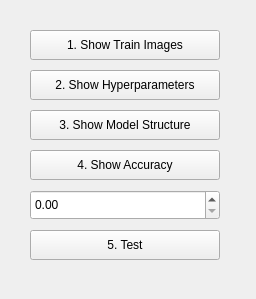
<?xml version="1.0" encoding="UTF-8"?>
<ui version="4.0">
 <class>MainWindow</class>
 <widget class="QMainWindow" name="MainWindow">
  <property name="geometry">
   <rect>
    <x>0</x>
    <y>0</y>
    <width>256</width>
    <height>299</height>
   </rect>
  </property>
  <property name="windowTitle">
   <string>MainWindow</string>
  </property>
  <widget class="QWidget" name="centralwidget">
   <widget class="QPushButton" name="BTN_SHOWIMGS">
    <property name="geometry">
     <rect>
      <x>30</x>
      <y>30</y>
      <width>190</width>
      <height>30</height>
     </rect>
    </property>
    <property name="text">
     <string>1. Show Train Images</string>
    </property>
   </widget>
   <widget class="QPushButton" name="BTN_SHOWPARA">
    <property name="geometry">
     <rect>
      <x>30</x>
      <y>70</y>
      <width>190</width>
      <height>30</height>
     </rect>
    </property>
    <property name="text">
     <string>2. Show Hyperparameters</string>
    </property>
   </widget>
   <widget class="QPushButton" name="BTN_SHOWMODEL">
    <property name="geometry">
     <rect>
      <x>30</x>
      <y>110</y>
      <width>190</width>
      <height>30</height>
     </rect>
    </property>
    <property name="text">
     <string>3. Show Model Structure</string>
    </property>
   </widget>
   <widget class="QPushButton" name="BTN_SHOWACCU">
    <property name="geometry">
     <rect>
      <x>30</x>
      <y>150</y>
      <width>190</width>
      <height>30</height>
     </rect>
    </property>
    <property name="text">
     <string>4. Show Accuracy</string>
    </property>
   </widget>
   <widget class="QDoubleSpinBox" name="doubleSpinBox">
    <property name="geometry">
     <rect>
      <x>30</x>
      <y>190</y>
      <width>190</width>
      <height>30</height>
     </rect>
    </property>
   </widget>
   <widget class="QPushButton" name="BTN_TEST">
    <property name="geometry">
     <rect>
      <x>30</x>
      <y>230</y>
      <width>190</width>
      <height>30</height>
     </rect>
    </property>
    <property name="text">
     <string>5. Test</string>
    </property>
   </widget>
  </widget>
 </widget>
 <resources/>
 <connections/>
</ui>
